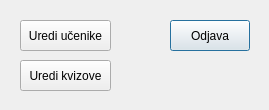
<?xml version="1.0" encoding="UTF-8"?>
<ui version="4.0">
 <class>F_admin</class>
 <widget class="QDialog" name="F_admin">
  <property name="geometry">
   <rect>
    <x>0</x>
    <y>0</y>
    <width>269</width>
    <height>110</height>
   </rect>
  </property>
  <property name="windowTitle">
   <string>ADMIN</string>
  </property>
  <property name="windowIcon">
   <iconset>
    <normaloff>../ipi.jpg</normaloff>../ipi.jpg</iconset>
  </property>
  <widget class="QPushButton" name="btn_odjava">
   <property name="geometry">
    <rect>
     <x>170</x>
     <y>20</y>
     <width>80</width>
     <height>31</height>
    </rect>
   </property>
   <property name="text">
    <string>Odjava</string>
   </property>
  </widget>
  <widget class="QPushButton" name="btn_userEdit">
   <property name="geometry">
    <rect>
     <x>20</x>
     <y>20</y>
     <width>91</width>
     <height>31</height>
    </rect>
   </property>
   <property name="styleSheet">
    <string notr="true"/>
   </property>
   <property name="text">
    <string>Uredi učenike</string>
   </property>
  </widget>
  <widget class="QPushButton" name="btn_kvizEdit">
   <property name="geometry">
    <rect>
     <x>20</x>
     <y>60</y>
     <width>91</width>
     <height>31</height>
    </rect>
   </property>
   <property name="text">
    <string>Uredi kvizove</string>
   </property>
  </widget>
 </widget>
 <resources/>
 <connections/>
</ui>
